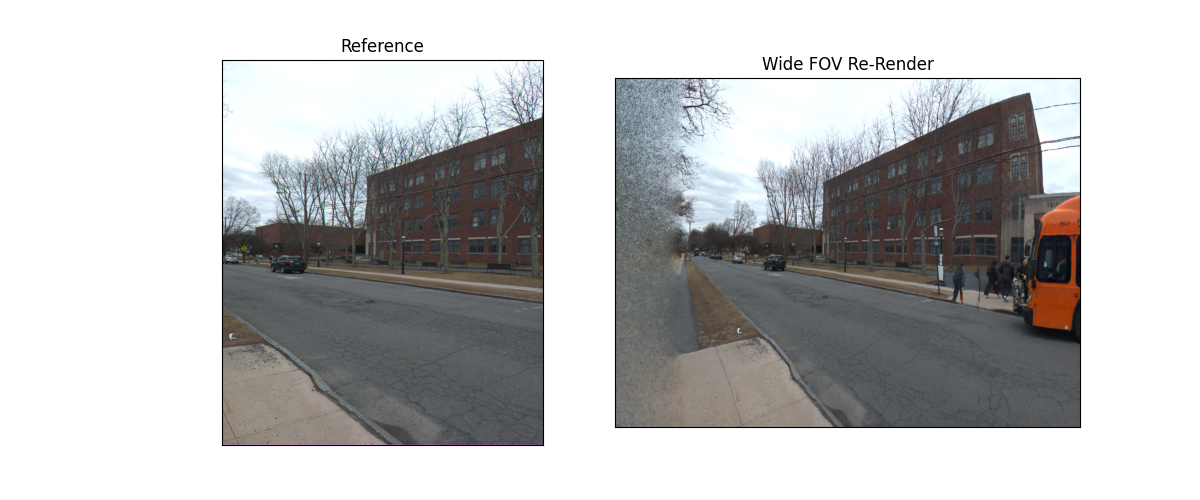

Here is the Python script that generated this plot:
import numpy as np
import matplotlib.pyplot as plt
import utils.utils as utils
from train import *

# Load model and data
scan_folder = "processed_2025_03_06_15_45_13-temp4"
model = PanoModel.load_from_checkpoint(f"checkpoints/{scan_folder}/last.ckpt", device="cuda", cached_data=f"checkpoints/{scan_folder}/data.pkl")
model = model.to("cuda")
model = model.eval()
model.load_volume()

# Generate outputs (reference image, rendered image)
rgb_reference, rgb, _, _ = model.generate_outputs(height=1080, width=1440, u_lims=[0, 1], v_lims=[0, 1], time=0.55, fov_scale=2.4)
brightness = 1.1

# Apply brightness for visualization
rgb = (rgb * brightness).clamp(0,1)
rgb_reference = (rgb_reference * brightness).clamp(0,1)

# Plot images
fig, ax = plt.subplots(1, 2, figsize=(12, 5))
ax[0].imshow(rgb_reference.permute(1, 2, 0).cpu())
ax[0].set_aspect(1.6)
ax[0].set_title("Reference")
ax[1].imshow(rgb.permute(1, 2, 0).cpu() )
ax[1].set_title("Wide FOV Re-Render")

for a in ax:
    a.tick_params(left=False, bottom=False, labelleft=False, labelbottom=False)

plt.subplots_adjust(wspace=0.0)
# plt.show()
plt.savefig('visualization.png')
